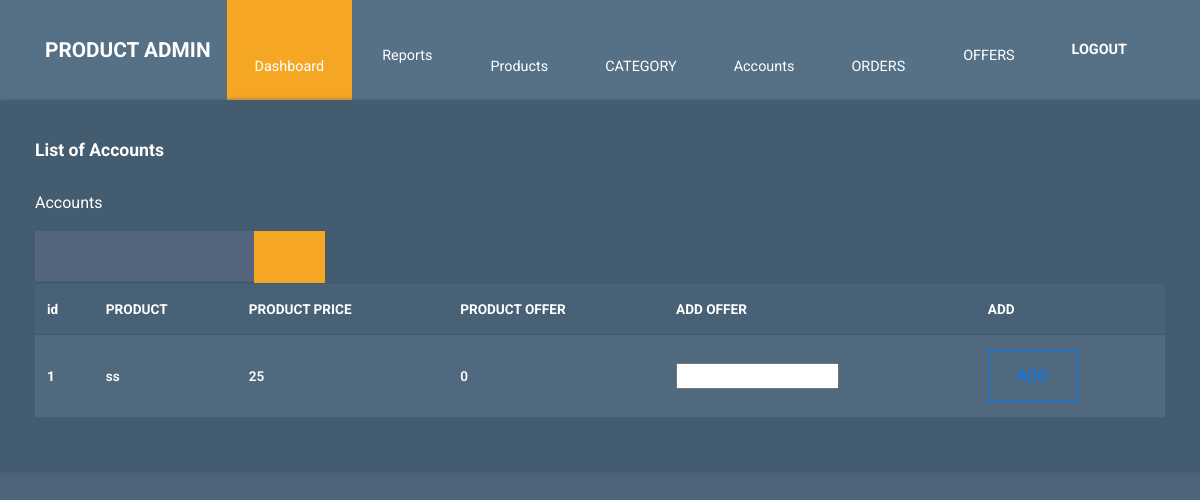
Screenshot of /admins/product_offer with the database file from the repository.
### product/models.py (models this page shows, shortened)
class Products(models.Model):
    name = models.CharField(max_length=100,unique=True)
    details = models.TextField()
    price = models.IntegerField()
    offer = models.IntegerField(default=0)
    stock = models.IntegerField()
    category_id = models.ForeignKey(Category, on_delete=models.PROTECT, related_name='category')
    image_product = models.ImageField(upload_to = 'photos/products', blank = True, max_length=300)
    image_product4 = models.ImageField(upload_to = 'photos/products2', blank = True, max_length=300)
    image_product5 = models.ImageField(upload_to = 'photos/products3', blank = True, max_length=300)

### admins/views.py (the view)
# urls.py: path('product_offer',views.offer_product),
def offer_product(request):
    products = Products.objects.all().order_by('-id')
    return render(request,'admin_T/product_offer.html',{'products': products})

### user_side/templates/admin_T/product_offer.html (shortened to what this page needs)
{% extends 'admin_T/main.html' %}
        {% block content %}
        {% load static %}
        <div class="row tm-content-row">
          <div class="col-12 tm-block-col">
            <div class="tm-bg-primary-dark tm-block tm-block-h-auto">
              <h2 class="tm-block-title">List of Accounts</h2>
              <p class="text-white">Accounts</p>
              <div class="tm-product-table-container">
                <table class="table table-hover tm-table-small tm-product-table ">
                  <form action="accounts" style="position: fixed;"  method="POST">  <div class="input-group">
                  <div class="form-outline" >
                    <input type="search" name="search" id="form1" class="form-control"  />
                  </div>
                  <div >
                  <button type="submit" class="btn btn-primary" >
                    <i class="fas fa-search"></i>
                  </button>
                </div>
                </div>
              </form>
  <thead class="" >
    <tr>
      <th scope="col">id</th>
      <th scope="col">PRODUCT</th>
      <th scope="col">PRODUCT PRICE</th>
      <th scope="col">PRODUCT OFFER</th>
      <th scope="col">ADD OFFER</th>
      <th scope="col" >ADD</th>
    </tr>
  </thead>
  <tbody>
    {% for product in products %}
    <tr>
      <th scope="row">{{forloop.counter}}</th>
      <td>{{product.name}}</td>
      <td>{{product.price}}</td>
      <td id="{{product.name}}">{{product.offer}}</td>
      <td><input id="{{product.id}}" type="text"></td>
      <td><button class="btn btn-outline-primary" type="submit" onclick="add('{{product.id}}')">ADD</button></td>
    </tr>
  {% endfor %}
  </tbody>
</table>
</div>
{% endblock %}

### static/admin_t/css/templatemo-style.css (style rules this page uses)
html { font-size: 16px; overflow-x: hidden; }
body { font-family: Roboto, Helvetica, Arial, sans-serif; background-color: #4e657a; overflow-x: hidden; }
.tm-block-col { margin-bottom: 30px; }
.tm-block { padding: 40px; -webkit-box-shadow: 1px 1px 5px 0 #455c71; -moz-box-shadow: 1px 1px 5px 0 #455c71; box-shadow: 1px 1px 5px 0 #455c71; min-height: 350px; height: 100%; max-height: 450px; }
.tm-block-h-auto { min-height: 1px; max-height: none; height: auto; }
.tm-block-title { font-size: 1.1rem; font-weight: 700; color: #fff; margin-bottom: 30px; }
.tm-content-row { justify-content: space-between; margin-left: -20px; margin-right: -20px; }
.table { background-color: #50697f; color: #fff; font-size: 85%; margin-bottom: 0; }
thead { background-color: #486177; color: #fff; }
.table thead th { border-bottom: 0; }
.form-control { background-color: #54657d; color: #fff; border: 0; }
.form-control { padding: 19px 18px; border-radius: 0; height: 50px; }
.btn { border-radius: 0; padding: 13px 28px; transition: all 0.2s ease; max-width: 100%; }
.btn-primary { color: #fff; background-color: #f5a623; border: 2px solid #f5a623; font-size: 90%; font-weight: 600; }
.table td, .table th { border-top: 1px solid #415a70; padding: 15px 25px; vertical-align: middle; }
.tm-table-small td, .tm-table-small th { padding-left: 12px; padding-right: 12px; }
.table-hover tbody tr { transition: all 0.2s ease; }
.tm-bg-primary-dark { background-color: #435c70; }
.tm-product-table-container { max-height: 465px; margin-bottom: 15px; overflow-y: scroll; }
.tm-product-table tr { font-weight: 600; }

### rows the page displays
Products: name "ss", price "25", offer "0"
